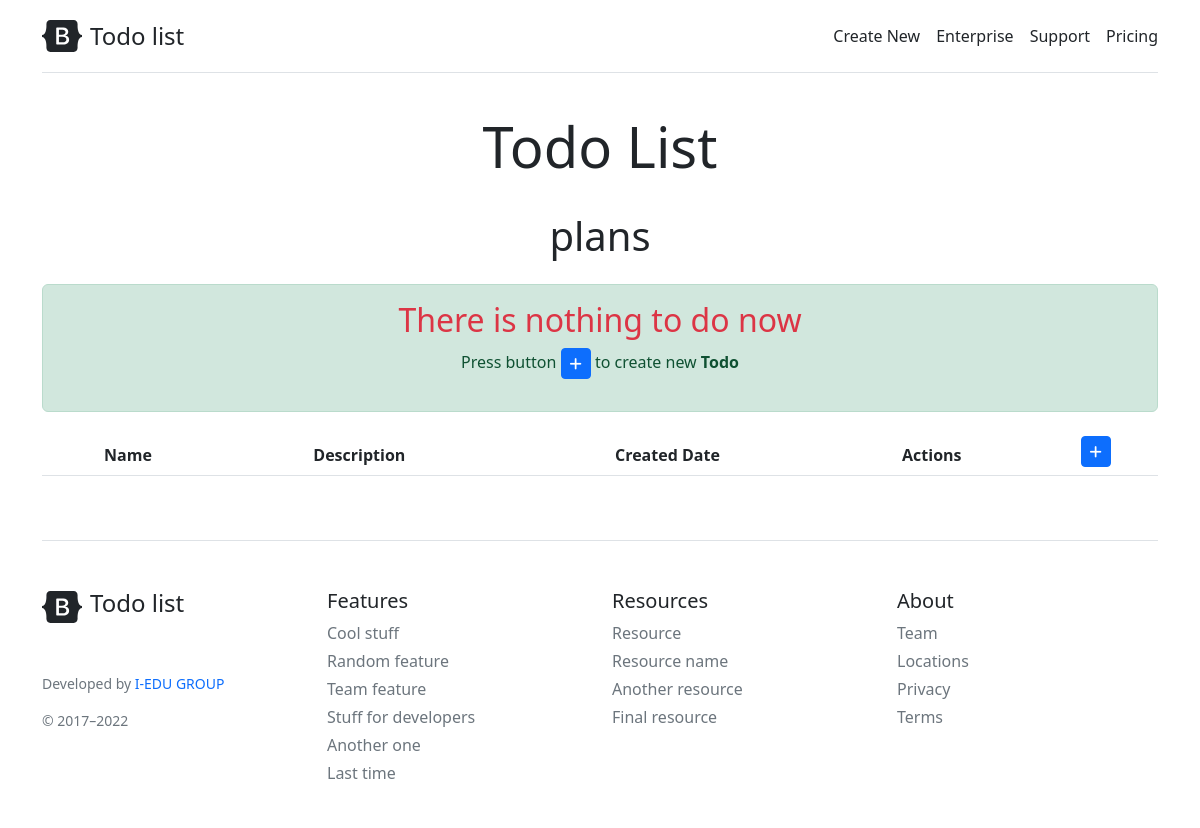
Page /todo/ on the earlier database version.
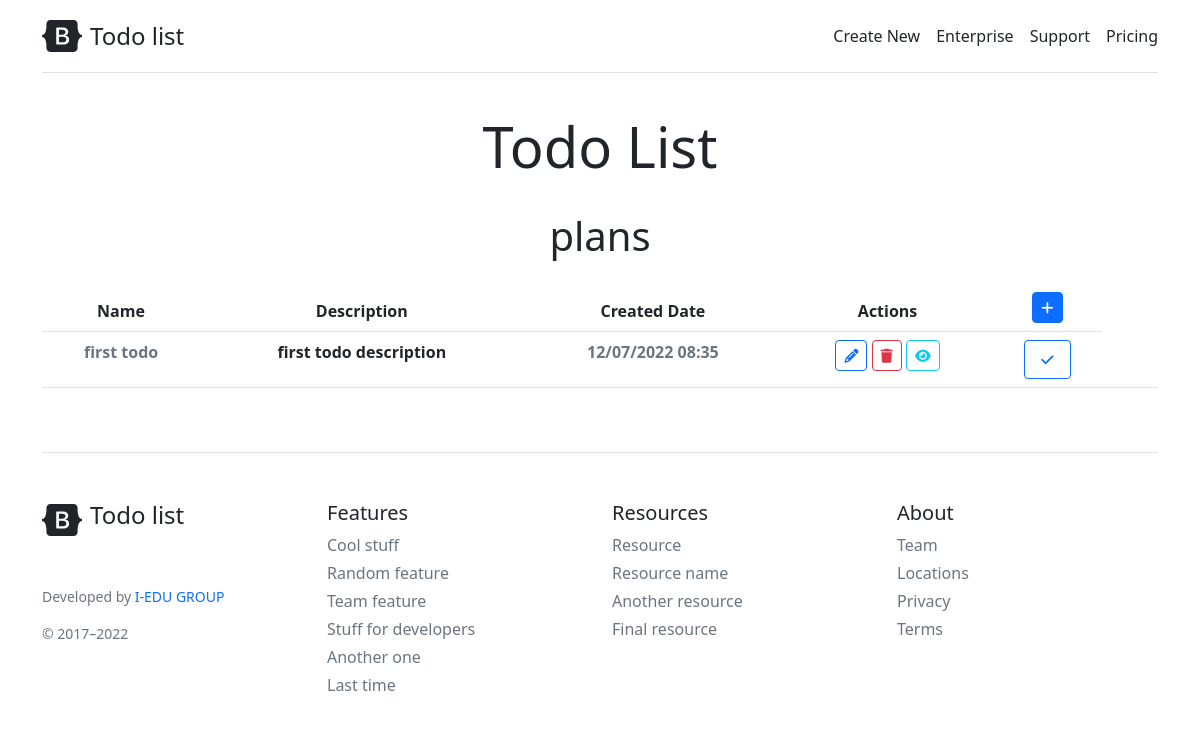
Same page on the later database version.
### todo/models.py (models this page shows, shortened)
class Todo(models.Model):
    title = models.CharField(max_length=50)
    desc = models.CharField(max_length=200)
    isDone = models.BooleanField(default=False)
    created_at = models.DateTimeField(auto_now_add=True)

### todo/views.py (the view)
# urls.py: path('', views.index, name='index'),
def index(request):
    page_title = 'Todo List'
    todos= Todo.objects.all()
    context = {
        'todos':todos,
        'page_title':page_title,
    }
    return render(request, 'todo/index.html',context)

### templates/todo/index.html (shortened to what this page needs)
{% extends 'todo/base.html' %}
{% block content %}
        <main>
          <h2 class="display-6 text-center mb-4">plans</h2>
          <div class="table-responsive">
              <table class="table text-center">
                  <thead>
                      <th>Name</th>
                      <th>Description</th>
                      <th>Created Date</th>
                      <th>Actions</th>
                    <th>
                        <a href="{% url 'todo-create' %}" class="btn btn-primary btn-sm"><i class="fa fa-plus"></i></a>
                    </th>
                </thead>
              <tbody>
                {% if todos %}
                  {% for todo in todos %}
                <tr>
                  <th scope="row" class="link-secondary text-center">{{todo.title}}</th>
                  <th scope="row" class="text-center">{{todo.desc}}</th>
                  <th scope="row" class="text-center text-muted">{{todo.created_at|date:"SHORT_DATE_FORMAT"}} {{todo.created_at|time:"h:i "}}</th>
                  <th>
                    <a href="{% url 'todo-edit' todo.pk %}" class="btn btn-outline-primary btn-sm"><i class="fa fa-pencil"></i></a>
                    <a href="{% url 'todo-delete' todo.pk %}" class="btn btn-outline-danger btn-sm"><i class="fa fa-trash"></i></a>
                    <a href="{% url 'todo-detail' todo.pk %}" class="btn btn-outline-info btn-sm"><i class="fas fa-eye    "></i></a>
                </th>
                <th><a href="#" class="btn btn-outline-primary btn-sm">
                    {% if todo.isDone == True %}
                    <button class="btn btn-outline-primary btn-sm" style="border:none!important;">
                      <i class="fa fa-check"></i>
                    </button>
                    {% endif %}
                </a><th>
                <th></th>
                </tr>
                {% endfor %}
                {% else %}
                <div class="container alert alert-success">
                  <h2 class="text-center text-danger">There is nothing to do now</h2>
                  <p class="text-center">Press button
                    <span class="btn btn-primary btn-sm">
                    <i class="fa fa-plus"></i>
                  </span> to create new <b>Todo</b></p>
                </div>
                {% endif %}
            </tbody>
            </table>
          </div>
        </main>
        {% endblock content %}

### templates/todo/base.html (shortened to what this page needs)
<!DOCTYPE html>
<html lang="en">
<head>
    <link href="https://cdn.jsdelivr.net/npm/bootstrap@5.2.3/dist/css/bootstrap.min.css" rel="stylesheet">
    <link rel="stylesheet" href="https://cdnjs.cloudflare.com/ajax/libs/font-awesome/6.2.1/css/all.min.css" />
</head>
<body>
    <div class="container py-3">
        <header>
          <div class="d-flex flex-column flex-md-row align-items-center pb-3 mb-4 border-bottom">
            <a href="{% url 'todo-index' %}" class="d-flex align-items-center text-dark text-decoration-none">
              <span class="fs-4">Todo list</span>
            </a>
            <nav class="d-inline-flex mt-2 mt-md-0 ms-md-auto">
              <a class="me-3 py-2 text-dark text-decoration-none" href="{% url 'todo-create' %}">Create New</a>
              <a class="me-3 py-2 text-dark text-decoration-none" href="#">Enterprise</a>
              <a class="me-3 py-2 text-dark text-decoration-none" href="#">Support</a>
              <a class="py-2 text-dark text-decoration-none" href="#">Pricing</a>
            </nav>
          </div>
          <div class="pricing-header p-3 pb-md-4 mx-auto text-center">
            <h1 class="display-4 fw-normal">{{page_title}}</h1>
          </div>
        </header>
      {% block content %}{% endblock content %}
        <footer class="pt-4 my-md-5 pt-md-5 border-top">
            <div class="row">
              <div class="col-12 col-md">
                <a href="{% url 'todo-index' %}" class="d-flex  mb-5 align-items-center text-dark text-decoration-none">
                    <h3 class="fs-4">Todo list</h3>
                  </a>
                <small class="d-block mb-3 text-muted">Developed by
                  <a href="https://i-edu.uz" class="text-decoration-none">I-EDU GROUP</a></small>
                <small class="d-block mb-3 text-muted">© 2017–2022</small>
              </div>
              <div class="col-6 col-md">
                <h5>Features</h5>
                <ul class="list-unstyled text-small">
                  <li class="mb-1"><a class="link-secondary text-decoration-none" href="#">Cool stuff</a></li>
                  <li class="mb-1"><a class="link-secondary text-decoration-none" href="#">Random feature</a></li>
                  <li class="mb-1"><a class="link-secondary text-decoration-none" href="#">Team feature</a></li>
                  <li class="mb-1"><a class="link-secondary text-decoration-none" href="#">Stuff for developers</a></li>
                  <li class="mb-1"><a class="link-secondary text-decoration-none" href="#">Another one</a></li>
                  <li class="mb-1"><a class="link-secondary text-decoration-none" href="#">Last time</a></li>
                </ul>
              </div>
              <div class="col-6 col-md">
                <h5>Resources</h5>
                <ul class="list-unstyled text-small">
                  <li class="mb-1"><a class="link-secondary text-decoration-none" href="#">Resource</a></li>
                  <li class="mb-1"><a class="link-secondary text-decoration-none" href="#">Resource name</a></li>
                  <li class="mb-1"><a class="link-secondary text-decoration-none" href="#">Another resource</a></li>
                  <li class="mb-1"><a class="link-secondary text-decoration-none" href="#">Final resource</a></li>
                </ul>
              </div>
              <div class="col-6 col-md">
                <h5>About</h5>
                <ul class="list-unstyled text-small">
                  <li class="mb-1"><a class="link-secondary text-decoration-none" href="#">Team</a></li>
                  <li class="mb-1"><a class="link-secondary text-decoration-none" href="#">Locations</a></li>
                  <li class="mb-1"><a class="link-secondary text-decoration-none" href="#">Privacy</a></li>
                  <li class="mb-1"><a class="link-secondary text-decoration-none" href="#">Terms</a></li>
                </ul>
              </div>
            </div>
          </footer>
        </div>
  </body>
  </html>

Differences in the rows shown:
added Todo: title "first todo", desc "first todo description", created_at "12/07/2022", created_at "08:35", isDone True (drawn)
Other differences:
text no longer shown: "There is nothing to do now Press button to create new Todo"
